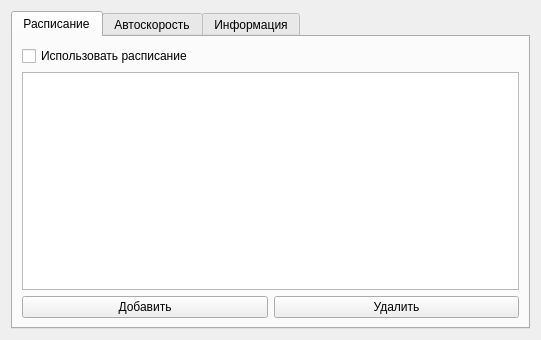
<?xml version="1.0" encoding="UTF-8"?>
<ui version="4.0">
 <class>Form</class>
 <widget class="QWidget" name="Form">
  <property name="geometry">
   <rect>
    <x>0</x>
    <y>0</y>
    <width>541</width>
    <height>340</height>
   </rect>
  </property>
  <property name="windowTitle">
   <string>Form</string>
  </property>
  <layout class="QGridLayout" name="gridLayout_2">
   <item row="0" column="0">
    <widget class="QTabWidget" name="tabWidget">
     <property name="currentIndex">
      <number>0</number>
     </property>
     <widget class="QWidget" name="tab">
      <attribute name="title">
       <string>Расписание</string>
      </attribute>
      <layout class="QGridLayout" name="gridLayout">
       <item row="0" column="0" colspan="2">
        <widget class="QCheckBox" name="use_schedule_checkbox">
         <property name="text">
          <string>Использовать расписание</string>
         </property>
        </widget>
       </item>
       <item row="1" column="0" colspan="2">
        <widget class="QListView" name="schedule_view"/>
       </item>
       <item row="2" column="0">
        <widget class="QPushButton" name="add_schedule_button">
         <property name="text">
          <string>Добавить</string>
         </property>
        </widget>
       </item>
       <item row="2" column="1">
        <widget class="QPushButton" name="remove_schedule_button">
         <property name="text">
          <string>Удалить</string>
         </property>
        </widget>
       </item>
      </layout>
     </widget>
     <widget class="QWidget" name="tab_2">
      <attribute name="title">
       <string>Автоскорость</string>
      </attribute>
      <layout class="QGridLayout" name="gridLayout_3">
       <item row="0" column="0">
        <widget class="QCheckBox" name="use_autospeed_checkbox">
         <property name="text">
          <string>Использовать автоматическое изменение скорости</string>
         </property>
        </widget>
       </item>
       <item row="1" column="0">
        <layout class="QHBoxLayout" name="horizontalLayout">
         <item>
          <layout class="QVBoxLayout" name="verticalLayout_2">
           <item>
            <widget class="QLabel" name="label">
             <property name="text">
              <string>Низкая скорость:</string>
             </property>
             <property name="alignment">
              <set>Qt::AlignRight|Qt::AlignTrailing|Qt::AlignVCenter</set>
             </property>
            </widget>
           </item>
           <item>
            <widget class="QLabel" name="label_2">
             <property name="text">
              <string>Высокая скорость:</string>
             </property>
             <property name="alignment">
              <set>Qt::AlignRight|Qt::AlignTrailing|Qt::AlignVCenter</set>
             </property>
            </widget>
           </item>
           <item>
            <widget class="QLabel" name="label_3">
             <property name="text">
              <string>Время  переключения (минуты):</string>
             </property>
             <property name="alignment">
              <set>Qt::AlignRight|Qt::AlignTrailing|Qt::AlignVCenter</set>
             </property>
            </widget>
           </item>
          </layout>
         </item>
         <item>
          <layout class="QVBoxLayout" name="verticalLayout">
           <item>
            <widget class="QComboBox" name="speed_low_bound_edit"/>
           </item>
           <item>
            <widget class="QComboBox" name="speed_high_bound_edit"/>
           </item>
           <item>
            <widget class="QSpinBox" name="speed_timeout_edit">
             <property name="minimum">
              <number>1</number>
             </property>
             <property name="maximum">
              <number>999</number>
             </property>
             <property name="value">
              <number>5</number>
             </property>
            </widget>
           </item>
          </layout>
         </item>
        </layout>
       </item>
       <item row="2" column="0">
        <widget class="QLabel" name="label_4">
         <property name="text">
          <string>Переключение на низкую скорость происходит при трафике меньше, чем 90% низкой скорости в течение указанного времени. При трафике больше 90% низкой скорости происходит переключение на высокую скорость</string>
         </property>
         <property name="alignment">
          <set>Qt::AlignLeading|Qt::AlignLeft|Qt::AlignTop</set>
         </property>
         <property name="wordWrap">
          <bool>true</bool>
         </property>
        </widget>
       </item>
       <item row="3" column="0">
        <spacer name="verticalSpacer">
         <property name="orientation">
          <enum>Qt::Vertical</enum>
         </property>
         <property name="sizeHint" stdset="0">
          <size>
           <width>20</width>
           <height>84</height>
          </size>
         </property>
        </spacer>
       </item>
      </layout>
     </widget>
     <widget class="QWidget" name="tab_3">
      <attribute name="title">
       <string>Информация</string>
      </attribute>
      <layout class="QGridLayout" name="gridLayout_4">
       <item row="0" column="0">
        <layout class="QHBoxLayout" name="horizontalLayout_2">
         <item>
          <widget class="QLabel" name="label_7">
           <property name="sizePolicy">
            <sizepolicy hsizetype="Preferred" vsizetype="Preferred">
             <horstretch>1</horstretch>
             <verstretch>1</verstretch>
            </sizepolicy>
           </property>
           <property name="text">
            <string>Connected time:
Max. session speed (DL/UL):
Current speed (DL/UL):
Data received/sent:
Signal (SINR/RSRP):
IP-address:
FW version:</string>
           </property>
           <property name="alignment">
            <set>Qt::AlignRight|Qt::AlignTop|Qt::AlignTrailing</set>
           </property>
          </widget>
         </item>
         <item>
          <widget class="QLabel" name="status_view">
           <property name="sizePolicy">
            <sizepolicy hsizetype="Preferred" vsizetype="Preferred">
             <horstretch>1</horstretch>
             <verstretch>1</verstretch>
            </sizepolicy>
           </property>
           <property name="text">
            <string/>
           </property>
           <property name="alignment">
            <set>Qt::AlignLeading|Qt::AlignLeft|Qt::AlignTop</set>
           </property>
          </widget>
         </item>
        </layout>
       </item>
       <item row="1" column="0">
        <widget class="QLabel" name="label_6">
         <property name="text">
          <string>&lt;html&gt;&lt;head/&gt;&lt;body&gt;&lt;p&gt;More information at &lt;a href=&quot;http://10.0.0.1/status&quot;&gt;&lt;span style=&quot; text-decoration: underline; color:#0000ff;&quot;&gt;http://10.0.0.1/status&lt;/span&gt;&lt;/a&gt;&lt;/p&gt;&lt;/body&gt;&lt;/html&gt;</string>
         </property>
         <property name="alignment">
          <set>Qt::AlignBottom|Qt::AlignLeading|Qt::AlignLeft</set>
         </property>
        </widget>
       </item>
      </layout>
     </widget>
    </widget>
   </item>
  </layout>
 </widget>
 <resources/>
 <connections/>
</ui>
